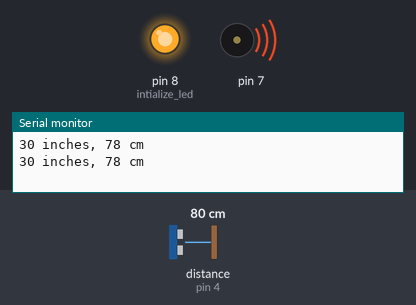
Bench run of a sketch on a simulated Arduino Uno, built with avr-gcc and run on an emulated ATmega328P. Parts: output pins drawn as LEDs (lit = HIGH), buzzer (waves = sounding), the last lines printed to the serial monitor. Wiring (inferred from the names in the program): ultrasonic range finder: trigger pin 2; echo pin 4. The inputs (shaded band) are chosen by the test bench; at power-on: distance to the obstacle (sensor on pin 4) 80 cm. The echo pulse lasts 58.3 µs per cm; pins used as bus, display or sensor lines are not drawn.

Above: at 2.5 s.
2.6 s: distance to the obstacle (sensor on pin 4) set to 2 cm
At 3.8 s:
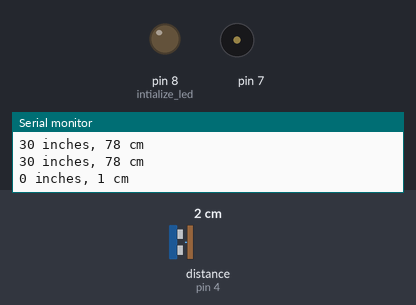
7.7 s: distance to the obstacle (sensor on pin 4) set to 18 cm
11.2 s: distance to the obstacle (sensor on pin 4) set to 4 cm
14.7 s: distance to the obstacle (sensor on pin 4) set to 13 cm
Timing chart, 0 to 19.2 s (numbered marks = the images above; inputs shaded):
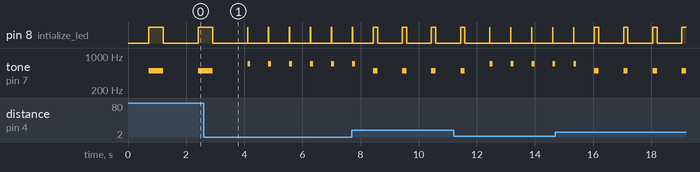

The sketch:

Arduino2_car_parking.ino
```cpp
const int trigPin = 2; //ultra trig int
const int echoPin = 4; //ultra echo int

void setup() {
  Serial.begin(9600);
  pinMode(8, OUTPUT); //intialize led
}

void loop()
{
  long duration, inches, cm;

  pinMode(trigPin, OUTPUT);
  digitalWrite(trigPin, LOW);
  delayMicroseconds(2);
  digitalWrite(trigPin, HIGH);
  delayMicroseconds(10);
  digitalWrite(trigPin, LOW);

  pinMode(echoPin, INPUT);
  duration = pulseIn(echoPin, HIGH);
  inches = duration * 0.0133/2;
  cm = duration * 0.034/2;

  Serial.print(inches);
  Serial.print(" inches, ");
  Serial.print(cm);
  Serial.print(" cm");
  Serial.println();

    digitalWrite(8, LOW);
  delay(700);

  if(cm >= 25){
    tone(7, 500, 500);
    digitalWrite(8, HIGH);
    delay(500);
    digitalWrite(8, LOW);
    delay(500);
    }
  else if(cm >= 10){
    tone(7, 500, 150);
    digitalWrite(8, HIGH);
    delay(150);
    digitalWrite(8, LOW);
    delay(150);
    }
  else {
    tone(7, 700, 100);
    digitalWrite(8, HIGH);
    delay(10);
    digitalWrite(8, LOW);
    delay(10);
    }
}
```

Measured:
- by itself, pin 8 (intialize_led): repeats every 0.72 s: HIGH 0.01 s, LOW 0.71 s
- by itself, tone on pin 7: repeats every 0.72 s: 700 Hz 0.10 s, silent 0.62 s
